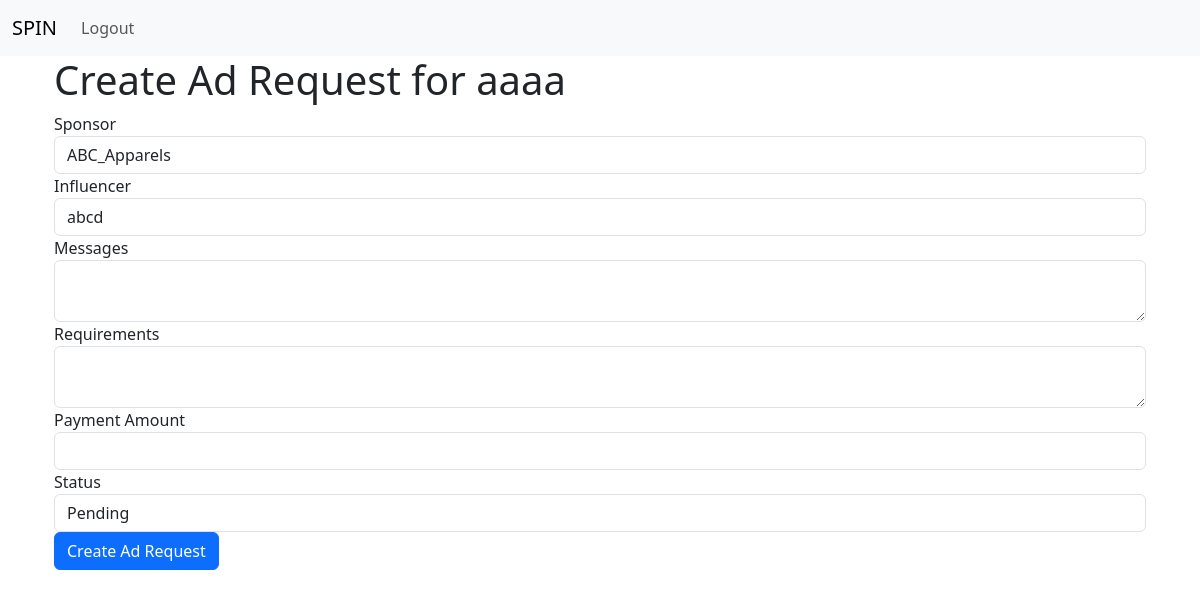
The app's page /ad_request/create?campaign_id=2 (signed in), older data.
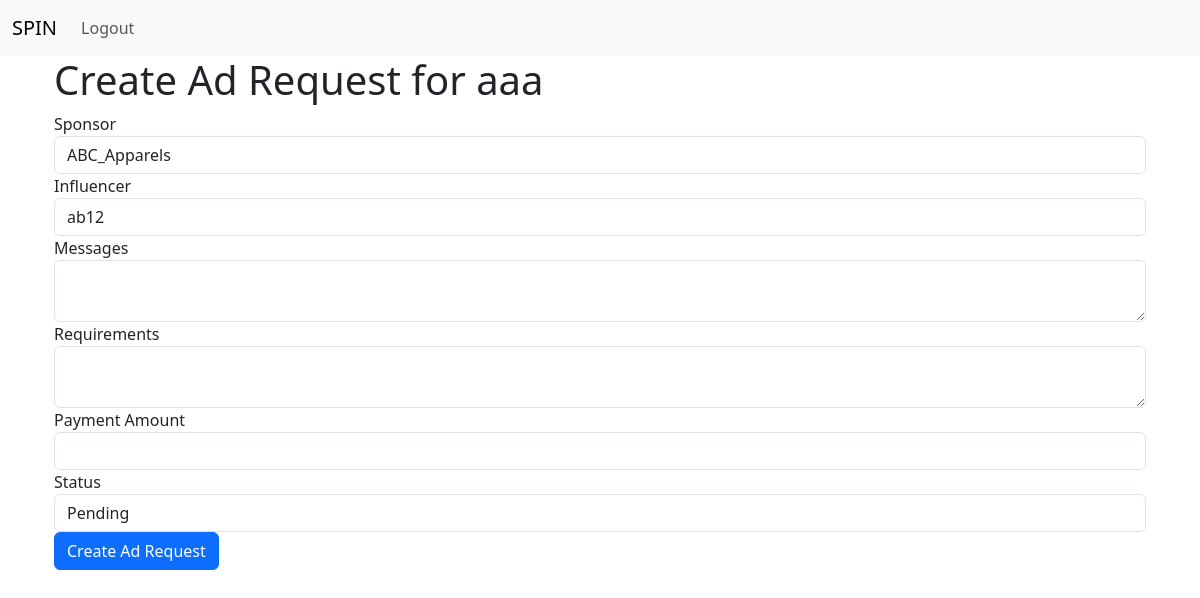
The same page, newer data.
### spin_app/models.py (models this page shows)
class Campaign(db.Model):
    id = db.Column(db.Integer, primary_key=True)
    name = db.Column(db.String(120), nullable=False)
    description = db.Column(db.Text, nullable=False)
    start_date = db.Column(db.Date, nullable=False)
    end_date = db.Column(db.Date, nullable=False)
    budget = db.Column(db.Float, nullable=False)
    visibility = db.Column(db.String(20), nullable=False)  # 'public' or 'private'
    goals = db.Column(db.Text, nullable=False)
    owner_id = db.Column(db.Integer, db.ForeignKey('sponsor_profile.id'), nullable=False)
    owner = db.relationship('SponsorProfile', backref=db.backref('campaigns', lazy=True, cascade='all, delete-orphan'))

### spin_app/routes.py (the view)
@app.route('/ad_request/create', methods=['GET'])
@login_required
def create_ad_request():
    campaign_id = request.args.get('campaign_id')
    campaign = Campaign.query.get(campaign_id)
    sponsor_profile = SponsorProfile.query.filter_by(user_id=current_user.id).first()
    if not sponsor_profile:
        flash('You do not have a sponsor profile', 'danger')
        return redirect(url_for('sp_dash'))  # Adjust redirection as per your application flow
    sponsors = [sponsor_profile]  # Assuming sponsor_profile itself is the sponsor
    influencers = InfluencerProfile.query.all()
    return render_template('new_ad_request.html', campaign=campaign, sponsors=sponsors, influencers=influencers)

### spin_app/models.py (called while the page is built)
@login_manager.user_loader
def load_user(user_id):
    return User.query.get(int(user_id))

### spin_app/routes.py (called while the page is built)
@app.before_request
def before_request():
    g.user = current_user

### spin_app/templates/new_ad_request.html (shortened to what this page needs)
{% extends 'base.html' %}
{% block content %}
<div class="container">
    <h1>Create Ad Request for {{ campaign.name }}</h1>
    <form method="POST" action="{{ url_for('create_ad_request_post') }}">
        <div class="form-group">
            <label for="sponsor_id">Sponsor</label>
            <select class="form-control" id="sponsor_id" name="sponsor_id">
                {% for sponsor in sponsors %}
                <option value="{{ sponsor.id }}">{{ sponsor.company_name }}</option>
                {% endfor %}
            </select>
        </div>
        <div class="form-group">
            <label for="influencer_id">Influencer</label>
            <select class="form-control" id="influencer_id" name="influencer_id">
                {% for influencer in influencers %}
                <option value="{{ influencer.id }}">{{ influencer.name }}</option>
                {% endfor %}
            </select>
        </div>
        <div class="form-group">
            <label for="messages">Messages</label>
            <textarea class="form-control" id="messages" name="messages"></textarea>
        </div>
        <div class="form-group">
            <label for="requirements">Requirements</label>
            <textarea class="form-control" id="requirements" name="requirements"></textarea>
        </div>
        <div class="form-group">
            <label for="payment_amount">Payment Amount</label>
            <input type="text" class="form-control" id="payment_amount" name="payment_amount">
        </div>
        <div class="form-group">
            <label for="status">Status</label>
            <select class="form-control" id="status" name="status">
                <option value="Pending">Pending</option>
            </select>
        </div>
        <button type="submit" class="btn btn-primary">Create Ad Request</button>
    </form>
</div>
{% endblock %}

Row changes from the older to the newer data that the page shows:
changed Campaign: name "aaaa" → "aaa"
Text that changed along with them:
form field influencer_id: "abcd" → "ab12"
